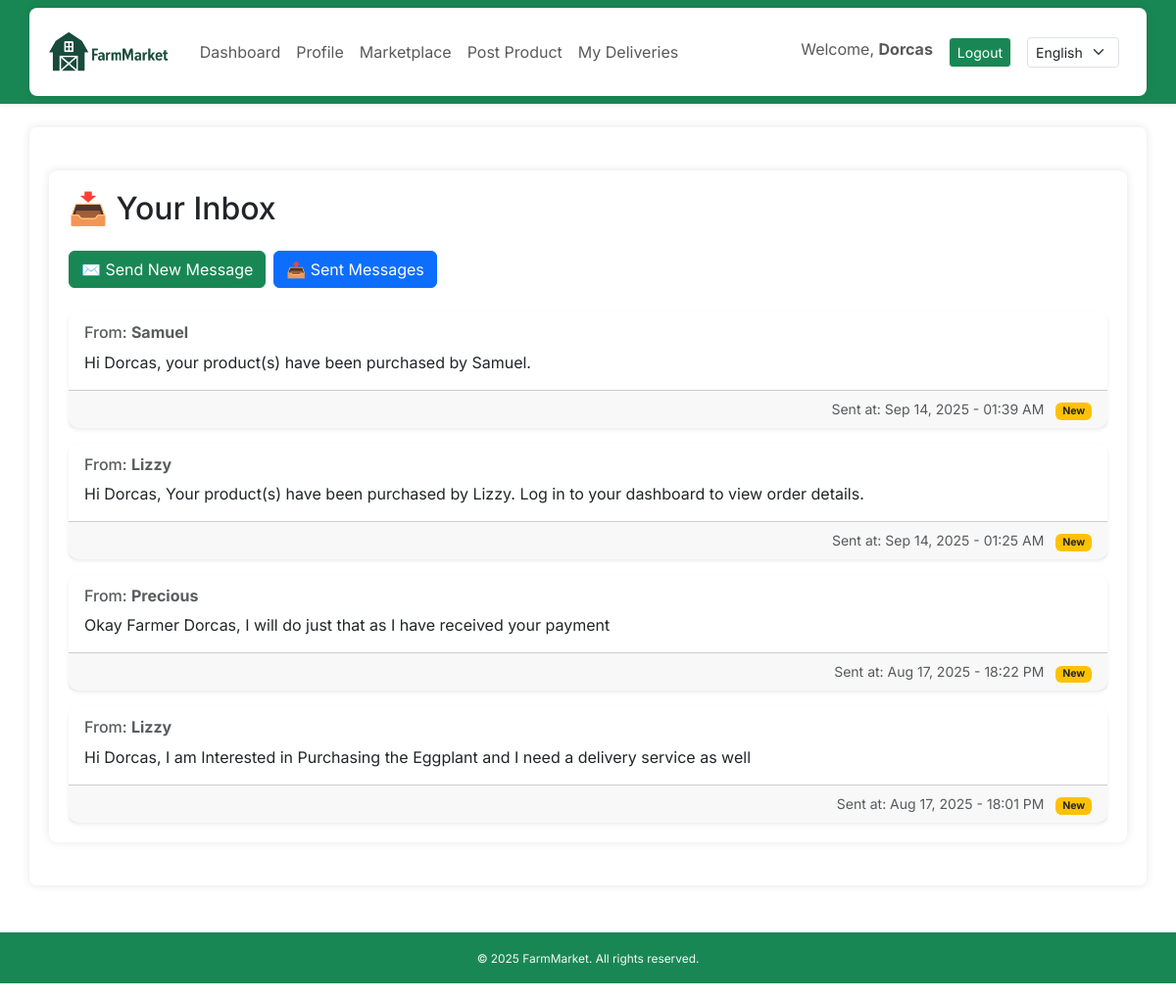
Page /inbox/ (signed in) on the earlier database version.
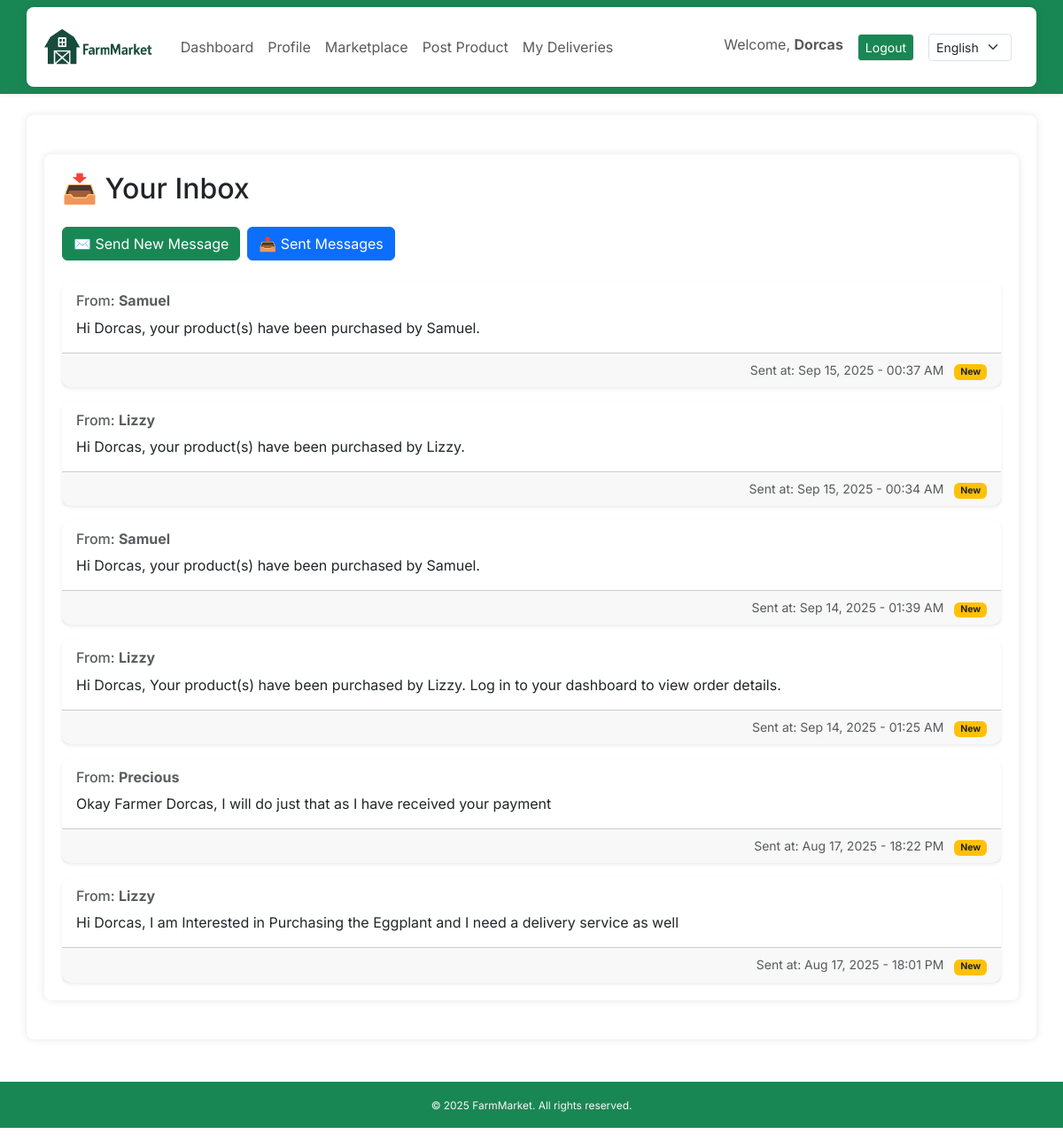
Same page on the later database version.
### core/models.py (models this page shows, shortened)
class Message(models.Model):
    sender = models.ForeignKey(User, related_name='sent_messages', on_delete=models.CASCADE)
    recipient = models.ForeignKey(User, related_name='received_messages', on_delete=models.CASCADE)
    subject = models.CharField(max_length=255, default="No Subject")
    body = models.TextField()
    timestamp = models.DateTimeField(auto_now_add=True)
    is_read = models.BooleanField(default=False)
    class Meta:
        ordering = ['-timestamp']

### core/views.py (the view)
# urls.py: path('inbox/', views.inbox_view, name='inbox'),
@login_required
def inbox_view(request):
    inbox_messages = Message.objects.filter(recipient=request.user)
    return render(request, 'core/inbox.html', {'inbox_messages': inbox_messages})

### core/context_processors.py (called while the page is built)
def language_code(request):
    return {
        'LANGUAGE_CODE': translation.get_language()
    }

### core/templates/core/inbox.html
{% extends 'core/base.html' %}
{% load i18n %}
{% block content %}
<div class="container my-4">
    <h2 class="mb-4">📥 {% trans "Your Inbox" %}</h2>
    <div class="mb-4 d-flex gap-2">
        <a href="{% url 'send_message' %}" class="btn btn-success">
            ✉️ {% trans "Send New Message" %}
        </a>
        <a href="{% url 'sent_messages' %}" class="btn btn-primary">
            📤 {% trans "Sent Messages" %}
        </a>
    </div>
    {% if inbox_messages %}
        <div class="d-flex flex-column gap-3">
            {% for msg in inbox_messages %}
                <div class="card shadow-sm">
                    <div class="card-body">
                        <h6 class="card-subtitle mb-2 text-muted">
                            {% trans "From:" %} <span class="fw-bold">{{ msg.sender.username }}</span>
                        </h6>
                        <p class="card-text">{{ msg.body }}</p>
                    </div>
                    <div class="card-footer text-end text-muted small">
                        {% trans "Sent at:" %} {{ msg.timestamp|date:"M d, Y - H:i A" }}
                        {% if not msg.is_read %}
                            <span class="badge bg-warning text-dark ms-2">{% trans "New" %}</span>
                        {% endif %}
                    </div>
                </div>
            {% endfor %}
        </div>
    {% else %}
        <div class="alert alert-info">
            {% trans "You have no messages yet." %}
        </div>
    {% endif %}
</div>
{% endblock %}

Differences in the rows shown:
added Message: sender.username "Samuel", body "Hi Dorcas, your product(s) have been purchased by Samuel.", timestamp "Sep 15, 2025 - 00:37 AM"
added Message: sender.username "Lizzy", body "Hi Dorcas, your product(s) have been purchased by Lizzy.", timestamp "Sep 15, 2025 - 00:34 AM"
